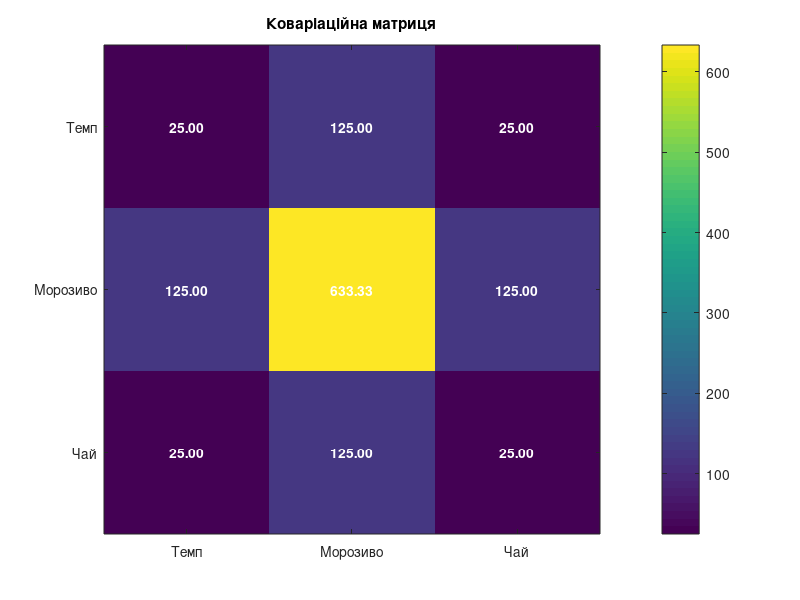

This chart was generated by the following MATLAB code:
% Вхідні дані: кожен рядок – спостереження, кожен стовпчик – змінна
data = [20 100 30;
        25 120 35;
        30 150 40];

% Обчислення коваріаційної матриці
covMatrix = cov(data);

% Візуалізація як теплової карти
imagesc(covMatrix);       % Створення кольорового графіка
colorbar;                 % Додайте шкалу кольорів
title('Коваріаційна матриця');

% Підписи осей
xticks(1:3);
yticks(1:3);
xticklabels({'Темп','Морозиво','Чай'});
yticklabels({'Темп','Морозиво','Чай'});

% Виведення чисел поверх кольорових клітинок
for i = 1:size(covMatrix,1)
    for j = 1:size(covMatrix,2)
        text(j, i, num2str(covMatrix(i,j), '%.2f'), ...
            'HorizontalAlignment', 'center', ...
            'Color', 'white', ...
            'FontWeight', 'bold');
    end
end
